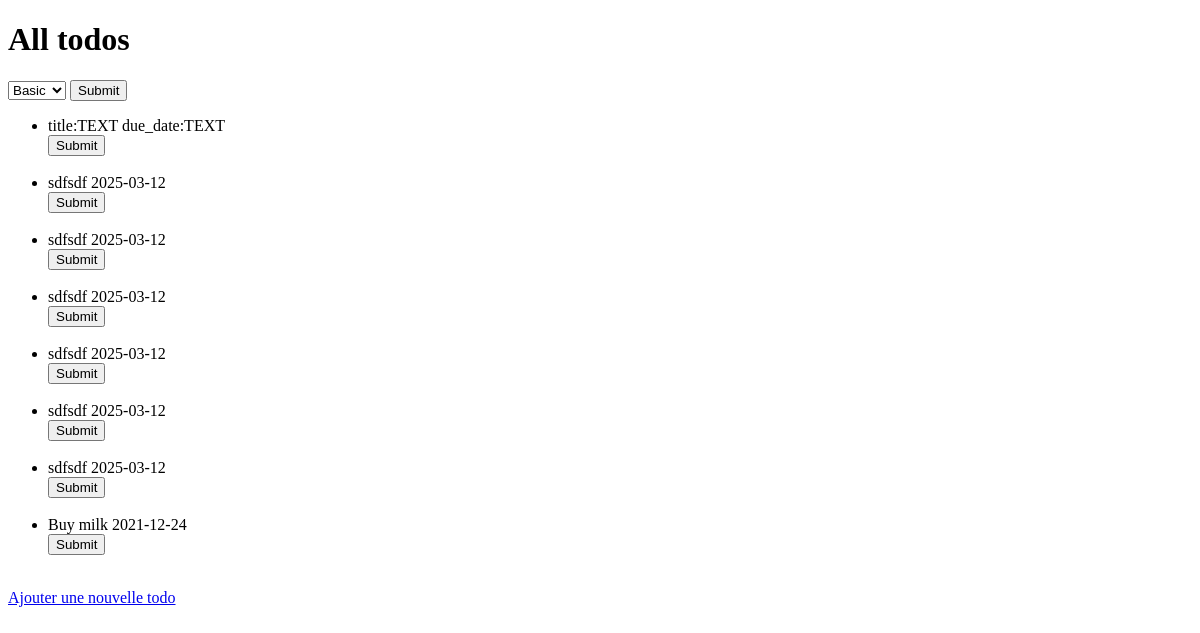
The app's page /displayAllTodosFromDatabase.php, older data.
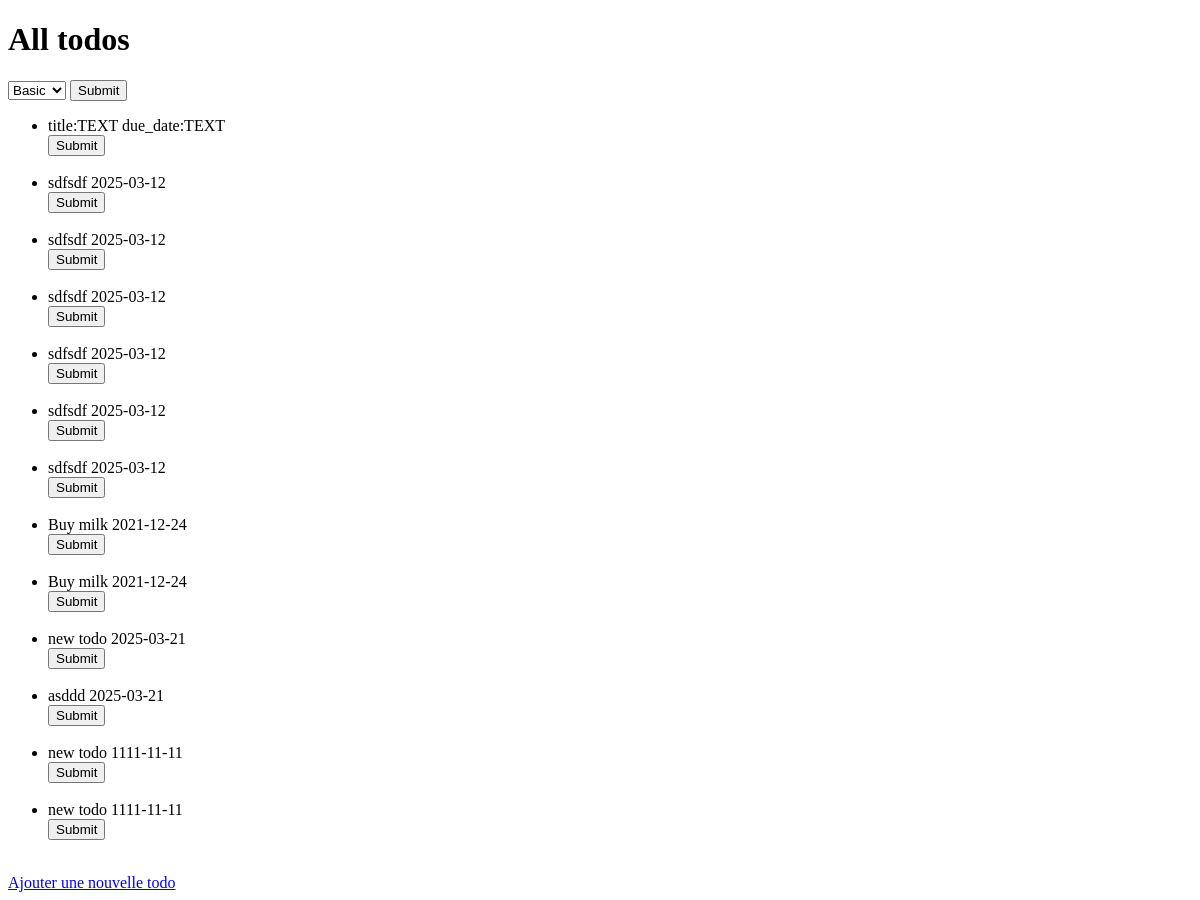
The same page, newer data.
### tables this page shows
CREATE TABLE todos (
    id INTEGER PRIMARY KEY AUTOINCREMENT,
    title TEXT NOT NULL,
    due_date TEXT
);

### public/displayAllTodosFromDatabase.php (the view, shortened to what this page needs)
<?php
$errors = [];
$sort = filter_input(INPUT_GET, "sort");
if ($_SERVER['REQUEST_METHOD'] == "GET") {
    if (count($errors) === 0) {
        $dns = "sqlite:../database.db";
        $pass = "";
        try {
            $pdo = new PDO($dns, $use, $pass, $option);
            $todos = "";
            if ($sort === "base" || $sort === NULL) {
                $stmt = $pdo->query("SELECT * FROM todos");
                $allTodos = $stmt->fetchAll();
                foreach ($allTodos as $todo) {
                    $todos .= "<li>" . $todo["title"] . " " . $todo["due_date"] . "<form action='deleteTodoFromDatabase.php' method='post'><input type='submit'></form></li><br>";
                }
            }
        } catch (Exception $e) {
            array_push($errors, "Cannot display todos");
        }
    }
}
?>
<!doctype html>
<html lang="en">
<head>
</head>
<body>
    <h1>
        All todos
    </h1>
    <form action="displayAllTodosFromDatabase.php" method="get">
        <select name="sort" id="">
            <option value="base" <?php if ($_GET['sort'] == "base") echo 'selected="selected" '; ?>>Basic</option>
        </select>
        <input type="submit">
    </form>
    <ul>
        <?= $todos ?>
    </ul>
    <a href="writeTodoToDatabase.php">Ajouter une nouvelle todo</a>
</body>
</html>

Row changes from the older to the newer data that the page shows:
added todos: title "Buy milk", due_date "2021-12-24"
added todos: title "new todo", due_date "2025-03-21"
added todos: title "asddd", due_date "2025-03-21"
added todos: title "new todo", due_date "1111-11-11"
added todos: title "new todo", due_date "1111-11-11"
